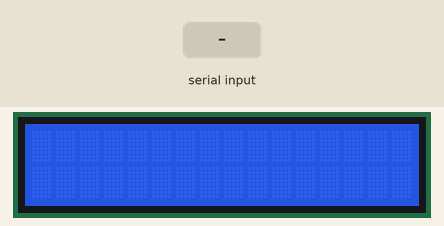
This sketch was run on a simulated Arduino Uno, built with avr-gcc and run on an emulated ATmega328P. Parts: 16×2 character LCD. The test bench sets the inputs (shaded band). What the sketch prints to the serial monitor is not drawn.

Above: at 1.2 s.
1.3 s: "1" received over Serial
At 3.6 s:
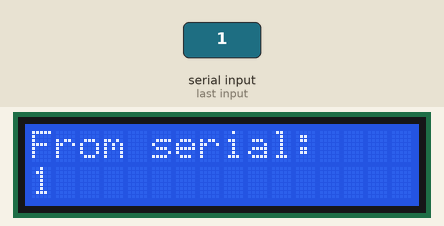
3.9 s: "0" received over Serial
At 5.5 s:
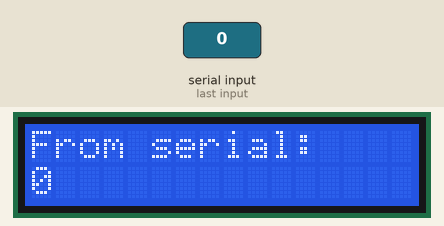
6.5 s: "2" received over Serial
At 8.8 s:
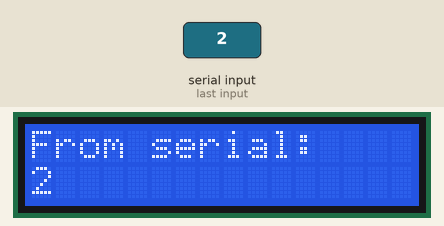
Timing chart, 0 to 10.3 s (numbered marks = the images above; inputs shaded):
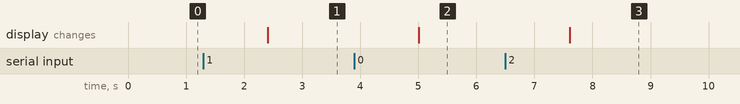

The sketch:

Scrolling_LCD_Serial_Display.ino
```cpp
#include <LiquidCrystal.h> //LCD library.

String alwaysDisplay = "From serial:"; //The message that will always be displayed on row 1.
String input; //Where the string sent from the serial monitor is stored.
int inputLength = 0; //Where the length of the input string is stored.
char inputArray[40]; //The input string will be converted to a character array if it is longer than 16 characters,
                     // so that it can be written one character at a time.

LiquidCrystal lcd(12,11,5,4,3,2); //Define the LCD object's pins (RS,E,D4,D5,D6,D7).

void setup() {
  Serial.begin(9600); //Start serial communication.
  lcd.begin(16,2); //Initialize the LCD display's size (16 coloms, 2 rows).
  lcd.clear(); //Clear the LCD screen, just in case!
  while(!Serial) {} //Wait for the user to open the serial monitor.
  Serial.println("Type a message to display on the LCD screen."); //Let the user know that they may begin sending data.
}

void loop() {
  if (Serial.available()) { //Wait for serial data to be sent by the user.
    delay(100); //Wait for the serial data to finish incoming.
    input = Serial.readString(); //Store the incoming data in "input" as a string.
    inputLength = input.length(); //Store the length of the string in "inputLength".
    lcd.clear(); //Clear the LCD screen of data from the last loop.
    lcd.print(alwaysDisplay); //Print the message on row 1.
    Serial.print(input); Serial.print(", "); Serial.println(inputLength); //Print the string and its length in the serial monitor
                                                                          //  [for debugging purposes].

    if (inputLength <= 16) { //If the string is up to 16 characters we simply need to move the cursor to row 2 and print the string.
      lcd.setCursor(0,1);
      lcd.print(input);
    }
    else if (inputLength > 39) Serial.println("This string is too long."); //Due to RAM constraints, strings longer than 39 characters
                                                                           //  are too buggy to be output to the display.
    else { //Strings longer than 16 characters, but still within RAM constraints get complicated...
      lcd.setCursor(0,1); //Move the cursor to row 2.
      input.toCharArray(inputArray,40); //Convert the string stored in "input" into a character array.
      for (int i = 0; i <= 16; i++) { //For the first 16 characters, simply print them to the LCD screen.
        lcd.write(inputArray[i]);
      }
      delay(1500); //Delay for 1.5 seconds so the user has time to read.
      for (int j = 17; j <= inputLength; j++) { //Now we begin printing from character 17 onward...
        lcd.write(inputArray[j]); //Write the j-th character (for now it will be off-screen).
        lcd.scrollDisplayLeft(); //Scroll the text left one character-space.

        //This is where things get tricky, because both rows will be scrolled. But we want row 1 to remain stationary!
        lcd.setCursor(j-16,0); //Set the cursor to the first character space on the first row [visually].
                               // cursor space (0,0) has been scrolled off-screen!
        lcd.print(alwaysDisplay); //Re-print the row 1 message.
        lcd.setCursor(j+1,1); //Set the cursor one character space to the right of the last printed character on row 2.
                              //  Which is visually one character space off-screen, in preparation for the next itteration.
        delay(300); //delay for .3 seconds so the user has time to read.
      }
    }
  }
}
```

Measured:
- after the input at 1.3 s, the display: changes after 1.1 s (image 1)
- after the input at 3.9 s, the display: changes after 1.1 s (image 2)
- after the input at 6.5 s, the display: changes after 1.1 s (image 3)
